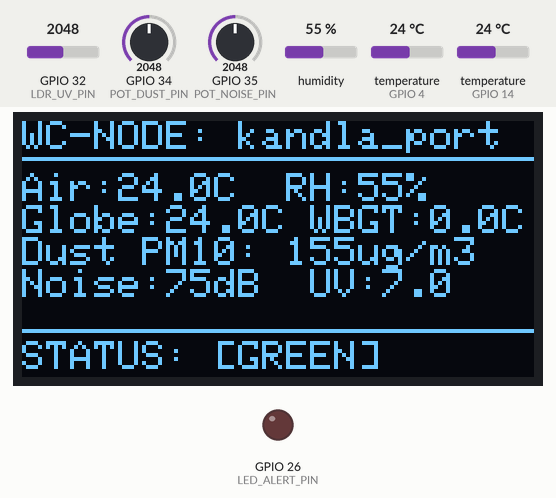
Simulated run of this sketch. Board: ESP32. Parts: 128×64 one-colour display, output pins drawn as LEDs (lit = HIGH). The inputs (shaded band) are chosen by the test bench; at power-on: humidity 55 %, temperature (sensors on GPIO 4, GPIO 14) 24 °C, GPIO 32 (LDR_UV_PIN) = 2048, GPIO 34 (POT_DUST_PIN) = 2048, GPIO 35 (POT_NOISE_PIN) = 2048. WiFi joins after 1.5 s; servers stay silent unless stated; what the sketch prints to the serial monitor is not drawn.

Above: at 6.4 s.
6.5 s: humidity set to 22 %
At 11.9 s:
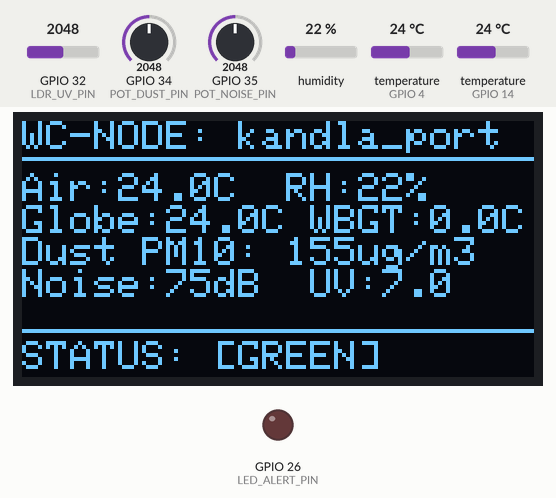
13.5 s: temperature (sensor on GPIO 4) set to 12 °C
At 16.9 s:
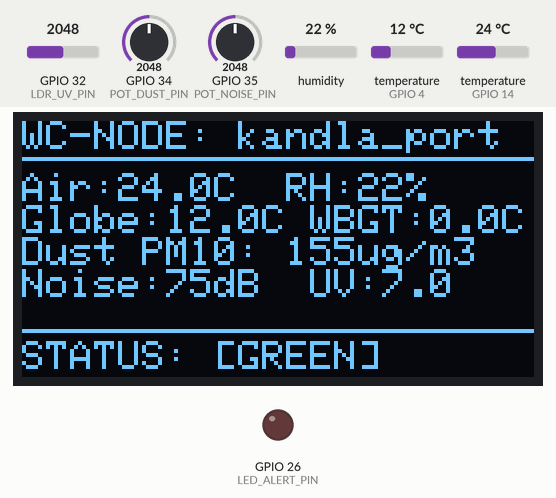
20.5 s: GPIO 32 (LDR_UV_PIN) set to 2866
At 21.9 s:
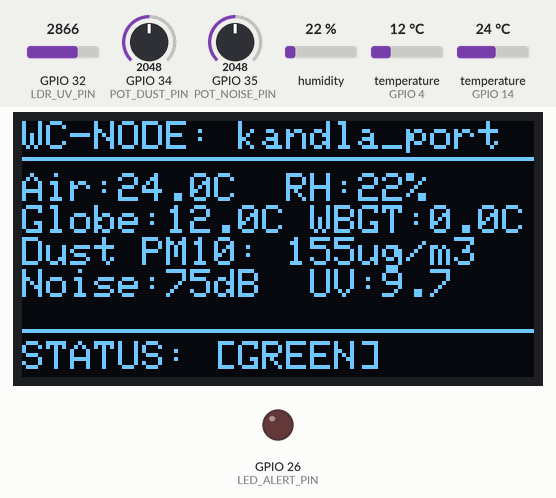
27.5 s: GPIO 34 (POT_DUST_PIN) set to 2866
At 32.0 s:
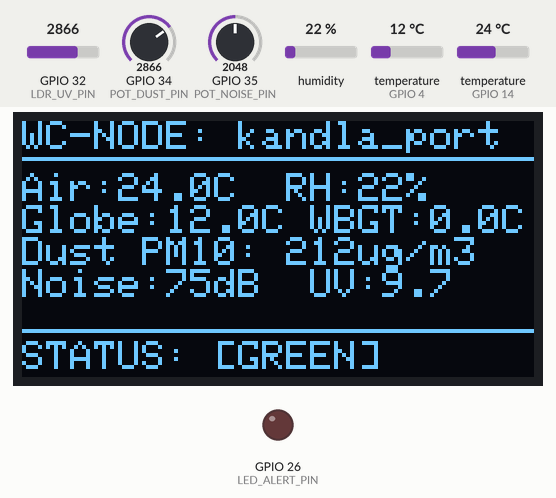
34.5 s: GPIO 35 (POT_NOISE_PIN) set to 2866
At 37.1 s:
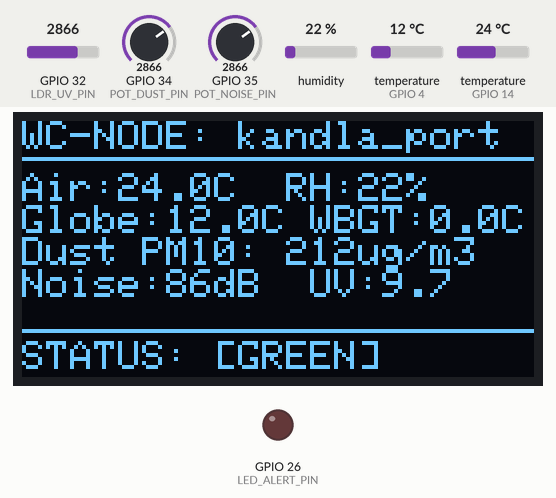
41.5 s: temperature (sensor on GPIO 14) set to 12 °C
At 47.1 s:
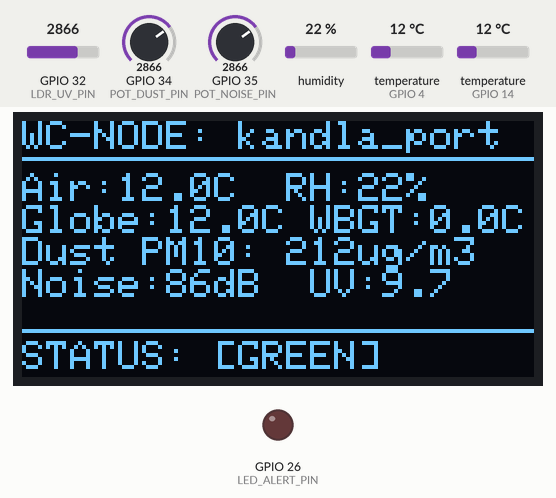
Timing chart, 0 to 48.6 s (numbered marks = the images above; inputs shaded):
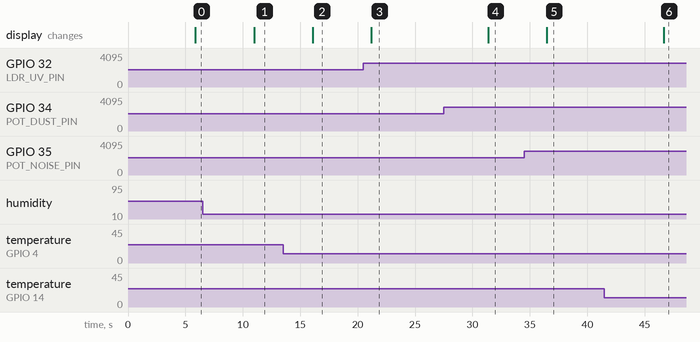

The sketch:

sketch.ino
```cpp
/*
 * WorkCheck Kachchh - ESP32 Multi-Hazard Site Node (Wokwi Firmware)
 * Project ID: PS000109 - Digital Occupational Health Monitoring
 * Online Simulator: https://wokwi.com/projects/479831190538594305
 *
 * Hardware Connections in Wokwi diagram.json:
 * - DHT22 (Air Temp & Relative Humidity) -> GPIO 14
 * - DS18B20 (Black Globe Thermometer Probe) -> GPIO 4
 * - Potentiometer 1 (Dust Sensor stand-in: PM10/PM2.5) -> GPIO 34 (ADC1_CH6)
 * - Potentiometer 2 (Sound Level Mic stand-in: Noise dBA) -> GPIO 35 (ADC1_CH7)
 * - LDR Photoresistor (Solar Radiation / UV stand-in) -> GPIO 32 (ADC1_CH4)
 * - Red High-Alert LED -> GPIO 26
 * - Piezo Buzzer -> GPIO 27
 * - SSD1306 128x64 I2C OLED -> SDA=GPIO 21, SCL=GPIO 22
 */

#include <WiFi.h>
#include <HTTPClient.h>
#include <WiFiClientSecure.h>
#include <Wire.h>
#include <Adafruit_GFX.h>
#include <Adafruit_SSD1306.h>
#include <DHT.h>
#include <OneWire.h>
#include <DallasTemperature.h>

// ---------------------------------------------------------------------------
// Network & Platform Configuration
// ---------------------------------------------------------------------------
// For local testing via tunnel (e.g. npx localtunnel --port 8090 or cloudflared):
// Set PLATFORM_URL to your public tunnel HTTPS URL.
// Free Wokwi runs in cloud containers and cannot reach "localhost" directly.
const char* PLATFORM_URL = "https://YOUR-PUBLIC-TUNNEL-URL/api/v1/telemetry";
const char* DEVICE_KEY   = "demo-device-key";
const char* DEVICE_ID    = "wokwi-node-01";
const char* SITE_ID      = "kandla_port";
const uint32_t TELEMETRY_INTERVAL_MS = 5000;

// ---------------------------------------------------------------------------
// Pin Assignments
// ---------------------------------------------------------------------------
#define DHT_PIN          14
#define DHT_TYPE         DHT22
#define ONE_WIRE_BUS     4
#define POT_DUST_PIN     34
#define POT_NOISE_PIN    35
#define LDR_UV_PIN       32
#define LED_ALERT_PIN    26
#define BUZZER_PIN       27

#define SCREEN_WIDTH     128
#define SCREEN_HEIGHT    64
#define OLED_RESET       -1

// Peripherals
DHT dht(DHT_PIN, DHT_TYPE);
OneWire oneWire(ONE_WIRE_BUS);
DallasTemperature ds18b20(&oneWire);
Adafruit_SSD1306 display(SCREEN_WIDTH, SCREEN_HEIGHT, &Wire, OLED_RESET);

// State tracking
uint32_t lastSendMs = 0;
String currentLamp = "GREEN";
float lastWbgt = 0.0;
bool wifiOk = false;

// ---------------------------------------------------------------------------
// Setup
// ---------------------------------------------------------------------------
void setup() {
  Serial.begin(115200);
  Serial.println("\n=============================================");
  Serial.println("  WorkCheck Kachchh - ESP32 Site Node Starting");
  Serial.println("=============================================");

  pinMode(LED_ALERT_PIN, OUTPUT);
  pinMode(BUZZER_PIN, OUTPUT);
  digitalWrite(LED_ALERT_PIN, LOW);
  digitalWrite(BUZZER_PIN, LOW);

  // Initialize Sensors
  dht.begin();
  ds18b20.begin();

  // Initialize OLED
  if (!display.begin(SSD1306_SWITCHCAPVCC, 0x3C)) {
    Serial.println("Warning: SSD1306 OLED initialization failed.");
  } else {
    display.clearDisplay();
    display.setTextSize(1);
    display.setTextColor(SSD1306_WHITE);
    display.setCursor(0, 0);
    display.println("WorkCheck Kachchh");
    display.println("Site Node: " + String(DEVICE_ID));
    display.println("Connecting WiFi...");
    display.display();
  }

  // Connect to simulated Wokwi WiFi
  connectWiFi();
}

void connectWiFi() {
  if (WiFi.status() == WL_CONNECTED) return;
  Serial.print("Connecting to Wokwi WiFi...");
  WiFi.begin("Wokwi-GUEST", "", 6);
  int tries = 0;
  while (WiFi.status() != WL_CONNECTED && tries < 20) {
    delay(250);
    Serial.print(".");
    tries++;
  }
  wifiOk = (WiFi.status() == WL_CONNECTED);
  if (wifiOk) {
    Serial.printf("\nWiFi Connected! IP: %s\n", WiFi.localIP().toString().c_str());
  } else {
    Serial.println("\nWiFi Connection failed. Running in offline mode.");
  }
}

// ---------------------------------------------------------------------------
// Main Sampling & Telemetry Loop
// ---------------------------------------------------------------------------
void loop() {
  uint32_t now = millis();

  if (now - lastSendMs >= TELEMETRY_INTERVAL_MS) {
    lastSendMs = now;

    // 1. Read Air Temperature & Relative Humidity
    float airTemp = dht.readTemperature();
    float humidity = dht.readHumidity();
    if (isnan(airTemp) || isnan(humidity)) {
      airTemp = 34.5;
      humidity = 48.0;
    }

    // 2. Read Black Globe Temperature (OneWire DS18B20)
    ds18b20.requestTemperatures();
    float globeTemp = ds18b20.getTempCByIndex(0);
    if (globeTemp < -50 || globeTemp > 85) {
      // Stand-in fallback: solar heating increases globe temp above air temp
      globeTemp = airTemp + 12.0;
    }

    // 3. Read Potentiometer 1 -> Dust Concentration (PM10: 0 to 300 ug/m3)
    int rawDust = analogRead(POT_DUST_PIN);
    float pm10 = map(rawDust, 0, 4095, 10, 300);
    float pm25 = pm10 * 0.45; // Respirable fine fraction

    // 4. Read Potentiometer 2 -> Industrial Noise (45 to 105 dBA)
    int rawNoise = analogRead(POT_NOISE_PIN);
    float noiseDba = map(rawNoise, 0, 4095, 45, 105);

    // 5. Read LDR -> Solar / UV Index (0 to 14)
    int rawLdr = analogRead(LDR_UV_PIN);
    // Lower resistance in bright sunlight produces higher ADC reading or inverted depending on divider
    float uvIndex = map(constrain(rawLdr, 0, 4095), 0, 4095, 0, 140) / 10.0;

    // 6. Update OLED Display
    updateDisplay(airTemp, humidity, globeTemp, pm10, noiseDba, uvIndex);

    // 7. Transmit Telemetry Packet to WorkCheck Platform
    sendTelemetry(airTemp, humidity, globeTemp, pm10, pm25, uvIndex, noiseDba);

    // 8. Physical Alert Actuation
    handleAlertActuators();
  }

  delay(100);
}

// ---------------------------------------------------------------------------
// OLED Display Renderer
// ---------------------------------------------------------------------------
void updateDisplay(float airT, float rh, float globeT, float pm10, float noise, float uv) {
  display.clearDisplay();
  display.setTextSize(1);
  display.setCursor(0, 0);

  // Top header bar
  display.printf("WC-NODE: %s\n", SITE_ID);
  display.drawLine(0, 9, 127, 9, SSD1306_WHITE);

  // Sensor readouts
  display.setCursor(0, 13);
  display.printf("Air:%.1fC  RH:%.0f%%\n", airT, rh);
  display.printf("Globe:%.1fC WBGT:%.1fC\n", globeT, lastWbgt);
  display.printf("Dust PM10: %.0fug/m3\n", pm10);
  display.printf("Noise:%.0fdB  UV:%.1f\n", noise, uv);

  // Status Lamp footer
  display.drawLine(0, 52, 127, 52, SSD1306_WHITE);
  display.setCursor(0, 55);
  display.printf("STATUS: [%s]", currentLamp.c_str());

  display.display();
}

// ---------------------------------------------------------------------------
// HTTP Telemetry Transmission
// ---------------------------------------------------------------------------
void sendTelemetry(float airT, float rh, float globeT, float pm10, float pm25, float uv, float noise) {
  connectWiFi();
  if (WiFi.status() != WL_CONNECTED) {
    Serial.println("Skipping send: WiFi offline.");
    return;
  }

  // Check if URL is still the placeholder
  if (strstr(PLATFORM_URL, "YOUR-PUBLIC-TUNNEL-URL") != NULL) {
    Serial.println("Notice: Set PLATFORM_URL to your public tunnel HTTPS URL in sketch.ino.");
    return;
  }

  // Construct JSON Payload adhering to WorkCheck Telemetry API Schema
  String json = "{";
  json += "\"device_id\":\"" + String(DEVICE_ID) + "\",";
  json += "\"site_id\":\"" + String(SITE_ID) + "\",";
  json += "\"source\":\"wokwi_simulated\",";
  json += "\"ambient_temp_c\":" + String(airT, 1) + ",";
  json += "\"relative_humidity_pct\":" + String(rh, 0) + ",";
  json += "\"globe_temp_c\":" + String(globeT, 1) + ",";
  json += "\"pm10_0_ug_m3\":" + String(pm10, 1) + ",";
  json += "\"pm2_5_ug_m3\":" + String(pm25, 1) + ",";
  json += "\"uv_index\":" + String(uv, 1) + ",";
  json += "\"noise_dba\":" + String(noise, 1);
  json += "}";

  WiFiClientSecure client;
  client.setInsecure(); // Simulation only; certificate validation bypassed in sandbox

  HTTPClient http;
  if (!http.begin(client, PLATFORM_URL)) {
    Serial.println("HTTP begin failed.");
    return;
  }

  http.addHeader("Content-Type", "application/json");
  http.addHeader("X-API-Key", DEVICE_KEY);

  int httpCode = http.POST(json);
  if (httpCode > 0) {
    String response = http.getString();
    Serial.printf("[HTTP POST] Code: %d  Payload size: %d bytes\n", httpCode, json.length());

    // Basic reply parsing for lamp status and calculated WBGT
    int lampIdx = response.indexOf("\"lamp\":\"");
    if (lampIdx != -1) {
      int endIdx = response.indexOf("\"", lampIdx + 8);
      currentLamp = response.substring(lampIdx + 8, endIdx);
    }
    int wbgtIdx = response.indexOf("\"wbgt_c\":");
    if (wbgtIdx != -1) {
      lastWbgt = response.substring(wbgtIdx + 9, response.indexOf(",", wbgtIdx)).toFloat();
    }
  } else {
    Serial.printf("[HTTP POST] Error: %s\n", http.errorToString(httpCode).c_str());
  }

  http.end();
}

// ---------------------------------------------------------------------------
// Physical Alert Actuator (LED & Buzzer)
// ---------------------------------------------------------------------------
void handleAlertActuators() {
  if (currentLamp == "RED_FLASH" || currentLamp == "RED") {
    digitalWrite(LED_ALERT_PIN, HIGH);
    tone(BUZZER_PIN, 1800, 200); // 1.8 kHz beep for 200ms
  } else if (currentLamp == "ORANGE" || currentLamp == "YELLOW") {
    digitalWrite(LED_ALERT_PIN, HIGH);
    delay(50);
    digitalWrite(LED_ALERT_PIN, LOW);
  } else {
    digitalWrite(LED_ALERT_PIN, LOW);
    noTone(BUZZER_PIN);
  }
}
```

Measured:
- after the input at 6.5 s, the display: changes after 4.5 s (image 1)
- after the input at 13.5 s, the display: changes after 2.6 s (image 2)
- after the input at 20.5 s, the display: changes after 0.67 s (image 3)
- after the input at 27.5 s, the display: changes after 3.9 s (image 4)
- after the input at 34.5 s, the display: changes after 2.0 s (image 5)
- after the input at 41.5 s, the display: changes after 5.2 s (image 6)
